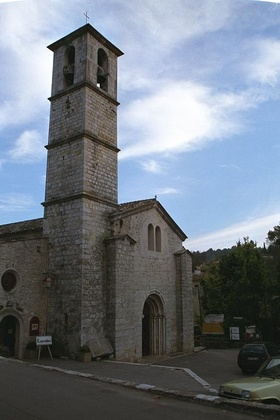
%> input picture data/church1.jpg, 280 x 420 px, shrunk from 512 x 768 before the run
$ octave demo_2D.m   (GNU Octave 9; MATLAB toolbox functions it lacks are replaced by stand-ins)
%> lines starting %> are read from the running program, lines starting %| are printed output that depends on the picture
### code/IniToolbox.m
%ini toolbox paths
addpath(genpath('./EMDQ'));
addpath(genpath('./VFC_code'));
addpath(genpath('./AHC'));
addpath(genpath('./LPM'));
addpath(genpath('./LMR'));
addpath(genpath('./SIM'));

run('./vlfeat/toolbox/vl_setup');
%> (this line was passed over: vl_setup is not available in this run)

### code/demo_2D.m
% <CopyRight 2019> Haoyin Zhou, Jagadeesan Jayender
% Surgical Planning Laboratory
% Brigham and Women's Hospital
% Harvard Medical School
% Zhou, Haoyin, and Jagadeesan Jayender. "Smooth Deformation Field-based Mismatch Removal in Real-time."
% arXiv preprint arXiv:2007.08553 (2020).

clear
clc
close all
IniToolbox;

%% the input pair of images, we prepared some pairs of images for this demo
% [6 lines of commented-out code are left out]
ImgPath1 = [ '../data/church1.jpg'];
ImgPath2 = [ '../data/church2.jpg'];

%% standard matlab way to obtain SURF matches, it could be replaced with other ways
I1 = imread(ImgPath1);
%> I1 is the input picture: size 420x280x3 uint8; mean R, G, B 112.2, 120.3, 129.9
I2 = imread(ImgPath2);
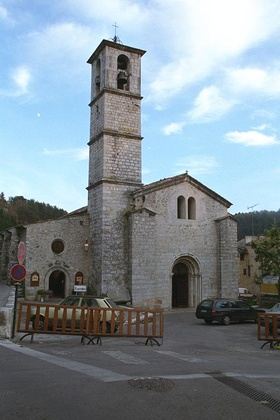
%> input picture data/church2.jpg, 280 x 420 px, shrunk from 512 x 768 before the run
%> I2 is the input picture: size 420x280x3 uint8; mean R, G, B 130.1, 142.3, 149.8
I1_gray = rgb2gray(I1);
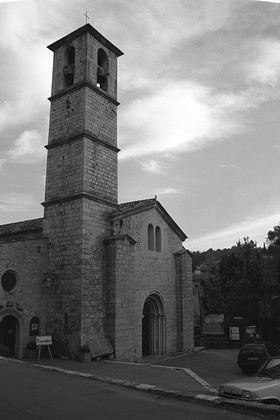
%> I1_gray: size 420x280 uint8; min 0, max 255, mean 119
I2_gray = rgb2gray(I2);
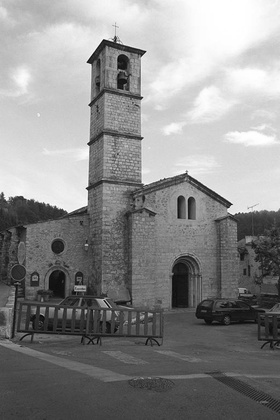
%> I2_gray: size 420x280 uint8; min 2, max 255, mean 139.5

%> (the run ends here)
